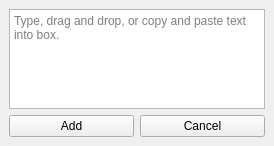
<?xml version="1.0" encoding="UTF-8"?>
<ui version="4.0">
 <class>add_many_window</class>
 <widget class="QMainWindow" name="add_many_window">
  <property name="geometry">
   <rect>
    <x>0</x>
    <y>0</y>
    <width>274</width>
    <height>146</height>
   </rect>
  </property>
  <property name="windowTitle">
   <string>Add Text</string>
  </property>
  <widget class="QWidget" name="centralwidget">
   <layout class="QVBoxLayout" name="verticalLayout">
    <item>
     <widget class="QPlainTextEdit" name="large_add_box">
      <property name="focusPolicy">
       <enum>Qt::StrongFocus</enum>
      </property>
      <property name="placeholderText">
       <string>Type, drag and drop, or copy and paste text into box.</string>
      </property>
     </widget>
    </item>
    <item>
     <layout class="QHBoxLayout" name="horizontalLayout">
      <item>
       <widget class="QPushButton" name="add_large_words">
        <property name="text">
         <string>Add</string>
        </property>
       </widget>
      </item>
      <item>
       <widget class="QPushButton" name="cancel_large_words">
        <property name="text">
         <string>Cancel</string>
        </property>
       </widget>
      </item>
     </layout>
    </item>
   </layout>
  </widget>
 </widget>
 <resources/>
 <connections/>
</ui>
